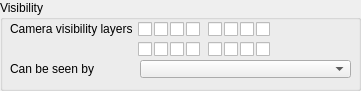
  <widget class="QGroupBox" name="groupBox_2">
   <property name="geometry">
    <rect>
     <x>10</x>
     <y>170</y>
     <width>361</width>
     <height>91</height>
    </rect>
   </property>
   <property name="title">
    <string>Visibility</string>
   </property>
   <property name="flat">
    <bool>false</bool>
   </property>
   <widget class="QCheckBox" name="a_4">
    <property name="geometry">
     <rect>
      <x>186</x>
      <y>20</y>
      <width>16</width>
      <height>18</height>
     </rect>
    </property>
    <property name="focusPolicy">
     <enum>Qt::StrongFocus</enum>
    </property>
    <property name="text">
     <string/>
    </property>
   </widget>
   <widget class="QCheckBox" name="a_14">
    <property name="geometry">
     <rect>
      <x>224</x>
      <y>40</y>
      <width>16</width>
      <height>18</height>
     </rect>
    </property>
    <property name="focusPolicy">
     <enum>Qt::StrongFocus</enum>
    </property>
    <property name="text">
     <string/>
    </property>
   </widget>
   <widget class="QCheckBox" name="a_9">
    <property name="geometry">
     <rect>
      <x>138</x>
      <y>40</y>
      <width>16</width>
      <height>18</height>
     </rect>
    </property>
    <property name="focusPolicy">
     <enum>Qt::StrongFocus</enum>
    </property>
    <property name="text">
     <string/>
    </property>
   </widget>
   <widget class="QCheckBox" name="a_6">
    <property name="geometry">
     <rect>
      <x>224</x>
      <y>20</y>
      <width>16</width>
      <height>18</height>
     </rect>
    </property>
    <property name="focusPolicy">
     <enum>Qt::StrongFocus</enum>
    </property>
    <property name="text">
     <string/>
    </property>
   </widget>
   <widget class="QCheckBox" name="a_8">
    <property name="geometry">
     <rect>
      <x>256</x>
      <y>20</y>
      <width>16</width>
      <height>18</height>
     </rect>
    </property>
    <property name="focusPolicy">
     <enum>Qt::StrongFocus</enum>
    </property>
    <property name="text">
     <string/>
    </property>
   </widget>
   <widget class="QCheckBox" name="a_13">
    <property name="geometry">
     <rect>
      <x>208</x>
      <y>40</y>
      <width>16</width>
      <height>18</height>
     </rect>
    </property>
    <property name="focusPolicy">
     <enum>Qt::StrongFocus</enum>
    </property>
    <property name="text">
     <string/>
    </property>
   </widget>
   <widget class="QCheckBox" name="a_2">
    <property name="geometry">
     <rect>
      <x>154</x>
      <y>20</y>
      <width>16</width>
      <height>18</height>
     </rect>
    </property>
    <property name="focusPolicy">
     <enum>Qt::StrongFocus</enum>
    </property>
    <property name="text">
     <string/>
    </property>
   </widget>
   <widget class="QCheckBox" name="a_3">
    <property name="geometry">
     <rect>
      <x>170</x>
      <y>20</y>
      <width>16</width>
      <height>18</height>
     </rect>
    </property>
    <property name="focusPolicy">
     <enum>Qt::StrongFocus</enum>
    </property>
    <property name="text">
     <string/>
    </property>
   </widget>
   <widget class="QCheckBox" name="a_7">
    <property name="geometry">
     <rect>
      <x>240</x>
      <y>20</y>
      <width>16</width>
      <height>18</height>
     </rect>
    </property>
    <property name="focusPolicy">
     <enum>Qt::StrongFocus</enum>
    </property>
    <property name="text">
     <string/>
    </property>
   </widget>
   <widget class="QCheckBox" name="a_12">
    <property name="geometry">
     <rect>
      <x>186</x>
      <y>40</y>
      <width>16</width>
      <height>18</height>
     </rect>
    </property>
    <property name="focusPolicy">
     <enum>Qt::StrongFocus</enum>
    </property>
    <property name="text">
     <string/>
    </property>
   </widget>
   <widget class="QCheckBox" name="a_16">
    <property name="geometry">
     <rect>
      <x>256</x>
      <y>40</y>
      <width>16</width>
      <height>18</height>
     </rect>
    </property>
    <property name="focusPolicy">
     <enum>Qt::StrongFocus</enum>
    </property>
    <property name="text">
     <string/>
    </property>
   </widget>
   <widget class="QCheckBox" name="a_10">
    <property name="geometry">
     <rect>
      <x>154</x>
      <y>40</y>
      <width>16</width>
      <height>18</height>
     </rect>
    </property>
    <property name="focusPolicy">
     <enum>Qt::StrongFocus</enum>
    </property>
    <property name="text">
     <string/>
    </property>
   </widget>
   <widget class="QCheckBox" name="a_11">
    <property name="geometry">
     <rect>
      <x>170</x>
      <y>40</y>
      <width>16</width>
      <height>18</height>
     </rect>
    </property>
    <property name="focusPolicy">
     <enum>Qt::StrongFocus</enum>
    </property>
    <property name="text">
     <string/>
    </property>
   </widget>
   <widget class="QCheckBox" name="a_1">
    <property name="geometry">
     <rect>
      <x>138</x>
      <y>20</y>
      <width>16</width>
      <height>18</height>
     </rect>
    </property>
    <property name="focusPolicy">
     <enum>Qt::StrongFocus</enum>
    </property>
    <property name="text">
     <string/>
    </property>
   </widget>
   <widget class="QCheckBox" name="a_5">
    <property name="geometry">
     <rect>
      <x>208</x>
      <y>20</y>
      <width>16</width>
      <height>18</height>
     </rect>
    </property>
    <property name="focusPolicy">
     <enum>Qt::StrongFocus</enum>
    </property>
    <property name="text">
     <string/>
    </property>
   </widget>
   <widget class="QCheckBox" name="a_15">
    <property name="geometry">
     <rect>
      <x>240</x>
      <y>40</y>
      <width>16</width>
      <height>18</height>
     </rect>
    </property>
    <property name="focusPolicy">
     <enum>Qt::StrongFocus</enum>
    </property>
    <property name="text">
     <string/>
    </property>
   </widget>
   <widget class="QComboBox" name="qqViewableObjects">
    <property name="geometry">
     <rect>
      <x>140</x>
      <y>60</y>
      <width>211</width>
      <height>18</height>
     </rect>
    </property>
    <property name="maxVisibleItems">
     <number>50</number>
    </property>
   </widget>
   <widget class="QLabel" name="label_4">
    <property name="geometry">
     <rect>
      <x>10</x>
      <y>20</y>
      <width>131</width>
      <height>18</height>
     </rect>
    </property>
    <property name="text">
     <string>Camera visibility layers</string>
    </property>
   </widget>
   <widget class="QLabel" name="label_5">
    <property name="geometry">
     <rect>
      <x>10</x>
      <y>60</y>
      <width>121</width>
      <height>18</height>
     </rect>
    </property>
    <property name="text">
     <string>Can be seen by</string>
    </property>
   </widget>
  </widget>
